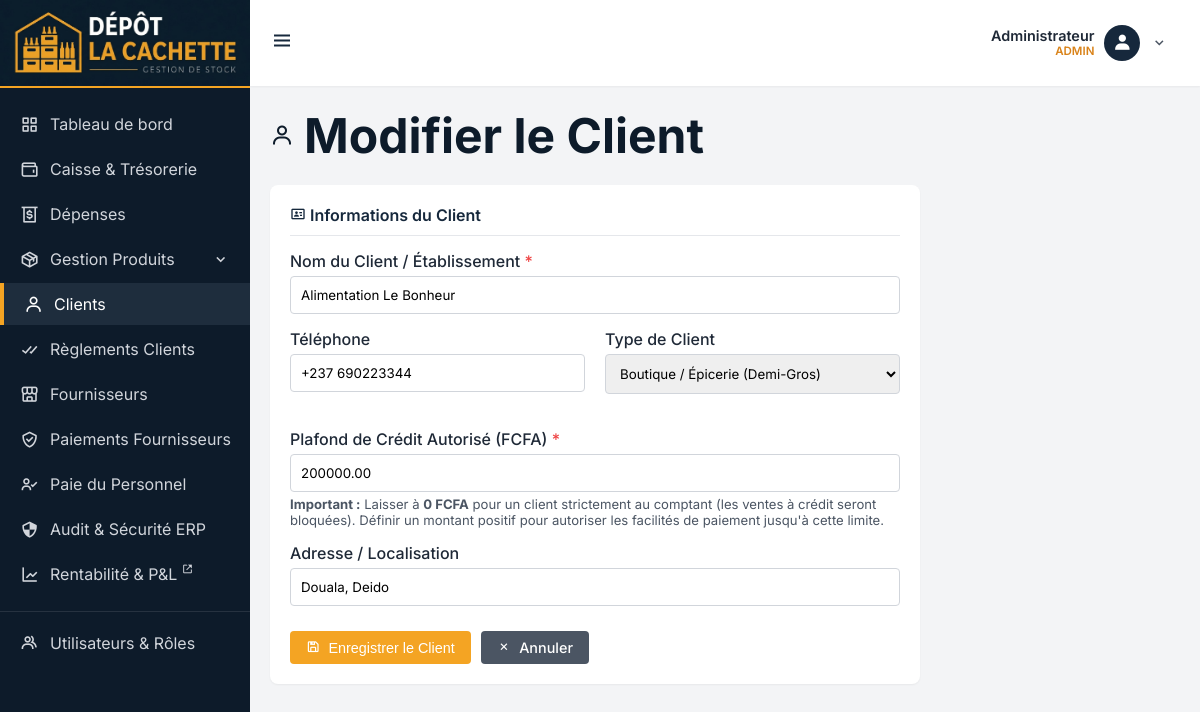
Page /public/clients/form/2 (signed in) on the committed database.
### tables this page shows
CREATE TABLE `clients` (
    `id` INT AUTO_INCREMENT PRIMARY KEY,
    `name` VARCHAR(150) NOT NULL UNIQUE,
    `slug` VARCHAR(255) DEFAULT NULL,
    `address` VARCHAR(255) DEFAULT NULL,
    `phone` VARCHAR(50) DEFAULT NULL,
    `client_type_id` INT NOT NULL,
    `max_credit` DECIMAL(15,2) DEFAULT 0.00,
    `created_at` TIMESTAMP DEFAULT CURRENT_TIMESTAMP,
    UNIQUE KEY `slug` (`slug`),
    KEY `client_type_id` (`client_type_id`),
    CONSTRAINT `clients_ibfk_1` FOREIGN KEY (`client_type_id`) REFERENCES `client_types` (`id`)
);

### app/Controllers/ClientsController.php (called while the page is built, shortened)
<?php
class ClientsController extends Controller {
    private $model;
    public function __construct() { $this->model = new ClientsModel(); }
    public function form($slug = null) {
        $client = $slug ? $this->model->getBySlug($slug) : null;
        $this->view('pages/clients/form', [
            'title' => $client ? 'Modifier le Client' : 'Nouveau Client',
            'active_menu' => 'clients',
            'client' => $client,
            'types' => $this->model->getTypes(),
            'flash_error' => $_SESSION['clients_error'] ?? null
        ]);
    }
}

### public/index.php (called while the page is built, shortened)
<?php
spl_autoload_register(function ($class) {
    $prefix = 'App\\';
    $base_dir = APP . '/';
    $len = strlen($prefix);
    $relative_class = substr($class, $len);
    $file = $base_dir . str_replace('\\', '/', $relative_class) . '.php';
});
$router = new Router();
$router->dispatch($_SERVER['REQUEST_URI']);

### app/Models/ClientsModel.php (called while the page is built, shortened)
<?php
class ClientsModel {
    private $db;
    public function __construct() { $this->db = Database::getInstance()->getConnection(); }
    public function getBySlug($slug) {
        $stmt = $this->db->prepare("
            SELECT
                c.*,
                ct.name as type_name,
                (COALESCE((SELECT SUM(CASE WHEN s.amount_due > 0 THEN s.amount_due WHEN s.payment_method_id = 5 THEN s.total_amount ELSE 0 END) FROM sales s WHERE s.client_id = c.id AND s.status = 'Valid'), 0) -
                 COALESCE((SELECT SUM(p.amount) FROM client_payments p WHERE p.client_id = c.id), 0)) as solde_du
            FROM clients c
            LEFT JOIN client_types ct ON c.client_type_id = ct.id
            WHERE c.slug = ? OR c.id = ?
        ");
        $stmt->execute([$slug, $slug]);
        return $stmt->fetch();
    }
}

### app/Core/Database.php (called while the page is built, shortened)
<?php
class Database {
    private static $instance = null;
    private $pdo;
    private function __construct() {
        $dsn = "mysql:host=" . DB_HOST . ";dbname=" . DB_NAME . ";charset=utf8mb4";
        $options = [
            PDO::ATTR_ERRMODE            => PDO::ERRMODE_EXCEPTION,
            PDO::ATTR_DEFAULT_FETCH_MODE => PDO::FETCH_ASSOC,
            PDO::ATTR_EMULATE_PREPARES   => false,
        ];
        try {
            $this->pdo = new PDO($dsn, DB_USER, DB_PASS, $options);
        } catch (PDOException $e) {
            die("Erreur de connexion à la base de données : " . $e->getMessage());
        }
    }
    public static function getInstance() {
        if (self::$instance === null) {
            self::$instance = new Database();
        }
        return self::$instance;
    }
    public function getConnection() {
        return $this->pdo;
    }
}

### app/Views/pages/clients/form.php (the view, shortened to what this page needs)
<div class="page-title">
    <i class='bx bx-user'></i>
    <h1><?= $title ?></h1>
</div>
<div class="card" style="max-width: 650px;">
    <div class="card-header">
        <i class='bx bx-id-card'></i> Informations du Client
    </div>
    <div class="card-body">
        <form action="<?= BASE_URL ?>/clients/save<?= !empty($client['id']) ? '/' . $client['id'] : '' ?>" method="POST">
            <div class="form-group">
                <label class="form-label">Nom du Client / Établissement <span style="color: var(--c-danger);">*</span></label>
                <input type="text" name="name" class="form-control" required placeholder="Ex: Snack Bar La Joie" value="<?= htmlspecialchars($client['name'] ?? '') ?>">
            </div>
            <div class="dashboard-grid">
                <div class="form-group">
                    <label class="form-label">Téléphone</label>
                    <input type="text" name="phone" class="form-control" placeholder="Ex: 699 00 00 00" value="<?= htmlspecialchars($client['phone'] ?? '') ?>">
                </div>
                <div class="form-group">
                    <label class="form-label">Type de Client</label>
                    <select name="client_type_id" class="form-control">
                        <option value="2" <?= (isset($client['client_type_id']) && $client['client_type_id'] == 2) ? 'selected' : '' ?>>Boutique / Épicerie (Demi-Gros)</option>
                    </select>
                </div>
            </div>
            <div class="form-group">
                <label class="form-label">Plafond de Crédit Autorisé (FCFA) <span style="color: var(--c-danger);">*</span></label>
                <input type="number" step="1000" min="0" name="max_credit" class="form-control" required
                       placeholder="Ex: 500000 (0 si Comptant Uniquement)"
                       value="<?= htmlspecialchars($client['max_credit'] ?? '0') ?>">
                <small style="color: var(--c-gray-600); font-size: 0.82rem; margin-top: 4px; display: block;">
                    <strong>Important :</strong> Laisser à <strong>0 FCFA</strong> pour un client strictement au comptant (les ventes à crédit seront bloquées). Définir un montant positif pour autoriser les facilités de paiement jusqu'à cette limite.
                </small>
            </div>
            <div class="form-group">
                <label class="form-label">Adresse / Localisation</label>
                <input type="text" name="address" class="form-control" placeholder="Ex: Akwa, Face Salle des Fêtes" value="<?= htmlspecialchars($client['address'] ?? '') ?>">
            </div>
            <div style="margin-top: 25px; display: flex; gap: 10px;">
                <button type="submit" class="btn btn-accent"><i class='bx bx-save'></i> Enregistrer le Client</button>
                <a href="<?= BASE_URL ?>/clients" class="btn btn-primary" style="background-color: var(--c-gray-600);"><i class='bx bx-x'></i> Annuler</a>
            </div>
        </form>
    </div>
</div>

### public/assets/css/style.css (style rules this page uses)
:root { --c-navy-dark: #0D1B2A; --c-navy: #16283C; --c-navy-light: #1E2D3D; --c-amber: #F4A423; --c-amber-dark: #D98218; --c-white: #FFFFFF; --c-gray-100: #F3F4F6; --c-gray-200: #E5E7EB; --c-gray-300: #D1D5DB; --c-gray-600: #4B5563; --c-gray-800: #1F2937; --c-success: #10B981; --c-danger: #EF4444; --c-warning: #F59E0B; --sidebar-width: 250px; --sidebar-width-collapsed: 70px; --header-height: 60px; --font-main: 'Inter', 'Segoe UI', sans-serif; --shadow-sm: 0 1px 2px rgba(0, 0, 0, 0.05); --shadow-md: 0 4px 6px -1px rgba(0, 0, 0, 0.1); --transition: all 0.3s ease; }
* { margin: 0; padding: 0; box-sizing: border-box; }
* { scrollbar-width: thin; scrollbar-color: #F4A423 rgba(0, 0, 0, 0.05); }
body { font-family: var(--font-main); background-color: var(--c-gray-100); color: var(--c-gray-800); overflow-x: hidden; }
a { text-decoration: none; color: inherit; }
.page-title { margin-bottom: 20px; color: var(--c-navy-dark); font-size: 1.5rem; display: flex; align-items: center; gap: 10px; }
.card { background: var(--c-white); border-radius: 8px; box-shadow: var(--shadow-sm); padding: 20px; margin-bottom: 20px; min-width: 0; max-width: 100%; }
.card-header { border-bottom: 1px solid var(--c-gray-200); padding-bottom: 10px; margin-bottom: 15px; font-weight: 600; color: var(--c-navy); }
.btn { display: inline-flex; align-items: center; gap: 8px; padding: 8px 16px; border-radius: 4px; border: none; font-weight: 500; cursor: pointer; transition: var(--transition); font-size: 0.9rem; }
.btn-primary { background-color: var(--c-navy); color: var(--c-white); }
.btn-accent { background-color: var(--c-amber); color: var(--c-white); }
.form-group { margin-bottom: 15px; }
.form-label { display: block; margin-bottom: 5px; font-weight: 500; color: var(--c-gray-800); }
.form-control { width: 100%; padding: 10px; border: 1px solid var(--c-gray-300); border-radius: 4px; font-family: inherit; transition: var(--transition); }
.dashboard-grid { display: grid; grid-template-columns: repeat(auto-fit, minmax(250px, 1fr)); gap: 20px; margin-bottom: 20px; min-width: 0; max-width: 100%; }
.dashboard-grid > * { min-width: 0; max-width: 100%; }

### rows in the picture
clients: name "Alimentation Le Bonheur", phone "+237 690223344", client_type_id "Boutique / Épicerie (Demi-Gros)", max_credit "200000.00", address "Douala, Deido"

### other values in the picture
$currentUser['full_name'] ?: $currentUser['username'] "Administrateur"
$currentUser['role'] "ADMIN"
$title "Modifier le Client"
